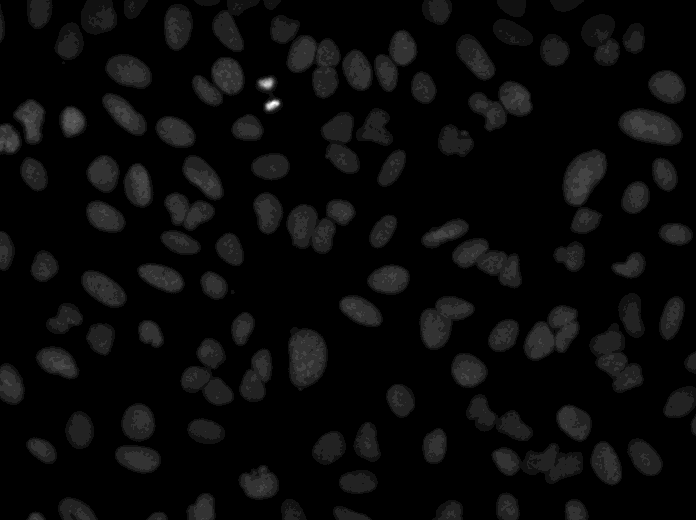
#> input picture 3-Post-processing/Quantify-nuclei/Data/IXMtest_C05_s7_w1F71963FB-8F29-41CB-A5F5-07CB9584BBC5.tif, 696 x 520 px
$ python segment_script.py Data/IXMtest_C05_s7_w1F71963FB-8F29-41CB-A5F5-07CB9584BBC5.tif
#> lines starting #> are read from the running program, lines starting #| are printed output that depends on the picture; after the words box and inside, x2 and y2 are one past the last pixel; in counts of white or black regions, pixels touching at a corner belong together
#!/usr/bin/env python3

import cv2
import numpy as np
import matplotlib.pyplot as plt
import pandas as pd
import sys
from skimage import segmentation, color, measure

arg = sys.argv[1]

img = cv2.imread(arg) #  "Data/CD36P-231-6-DAPI.tif"
#> img is the input picture: shape (520, 696, 3); min 0, max 15, mean 0.572

def show_img(img):
    fig = plt.figure(figsize=(15,15))
    ax = fig.add_subplot(111)
    cells=img[:,:, 0]  # this line shows the tif image
    ax.imshow(cells,cmap='gray')

show_img(img) # this even shows the .tiff image

# Slice the channel
img.shape
cells=img[:,:, 0]
cells.shape

#Threshold image to binary using OTSU. ALl thresholded pixels will be set to 255
ret1, thresh = cv2.threshold(cells, 0, 255, cv2.THRESH_BINARY+cv2.THRESH_OTSU)
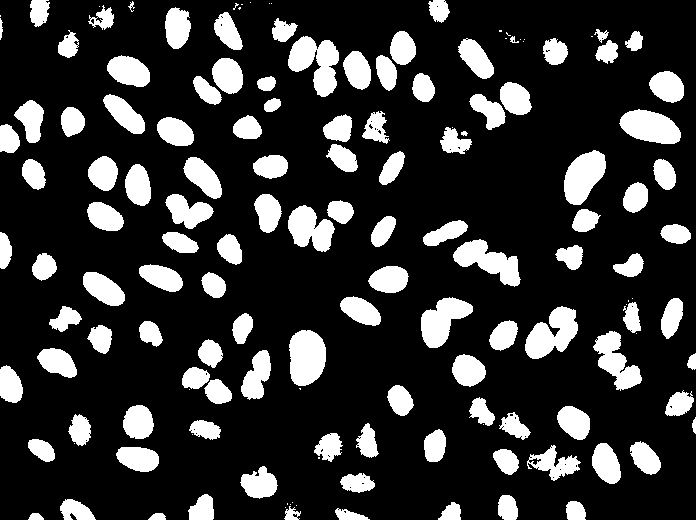
#> thresh: shape (520, 696); 20.2% white; 149 white regions (31 under 20 px), largest, box (x1, y1, x2, y2) and area: (288, 36, 339, 97) 1790, (289, 330, 326, 386) 1688, (525, 306, 578, 359) 1675
#> ret1 = 1
thresh.shape
plt.imshow(thresh)

# Morphological operations to remove small noise - Using Erosion and Dilation
kernel = np.ones((3,3),np.uint8)
opening = cv2.morphologyEx(thresh,cv2.MORPH_OPEN,kernel, iterations = 5)
#> opening: shape (520, 696); 17.6% white; 111 white regions, largest, box (x1, y1, x2, y2) and area: (290, 331, 326, 385) 1664, (564, 152, 605, 204) 1511, (621, 110, 680, 144) 1508
# Remove the cell touching the edges
opening = segmentation.clear_border(opening)
# Find sure background
sure_bg = cv2.dilate(opening,kernel,iterations=10)
#> sure_bg: shape (520, 696); 51.7% white; 2 black regions, box (x1, y1, x2, y2) and area: (0, 0, 696, 520) 174520, (231, 351, 243, 373) 166

# Apply distance transform
distance_transform = cv2.distanceTransform(opening,cv2.DIST_L2,5)

# Threshold the distance transform by starting at half it's max value
# Find sure foreground
ret2, sure_fg = cv2.threshold(distance_transform,0.5 * distance_transform.max(), 255, 0)
#> sure_fg: shape (520, 696) float32; 1.5% white; 84 white regions (38 under 20 px), largest, box (x1, y1, x2, y2) and area: (299, 340, 317, 376) 562, (573, 161, 596, 195) 436, (630, 119, 671, 135) 408
#> ret2 = 9

# Find Unknown region
sure_fg = np.uint8(sure_fg)
unknown = cv2.subtract(sure_bg,sure_fg)
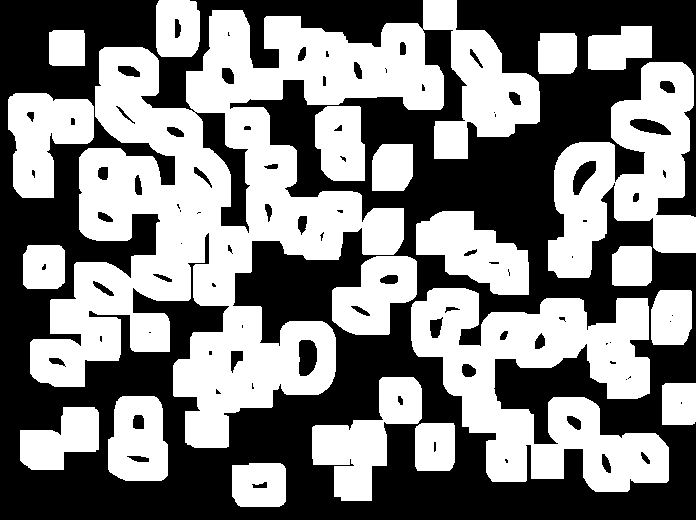
#> unknown: shape (520, 696); 50.2% white; 86 black regions (38 under 20 px), largest, box (x1, y1, x2, y2) and area: (0, 0, 696, 520) 174520, (299, 340, 317, 376) 562, (573, 161, 596, 195) 436

# Create a marker and label the regions inside.
ret3, markers = cv2.connectedComponents(sure_fg)
#> markers: shape (520, 696) int32; 85 distinct labels, from 0 to 84
#> ret3 = 85

# Add 15 to all labels so that sure background is not 0, but 15
markers = markers + 15
#> markers: shape (520, 696) int32; 85 distinct labels, from 15 to 99

# Mark the region of unknown with zero
markers[unknown==255] = 0
#> markers: shape (520, 696) int32; 86 distinct labels, from 0 to 99

# Watershed algorithm
markers = cv2.watershed(img,markers)
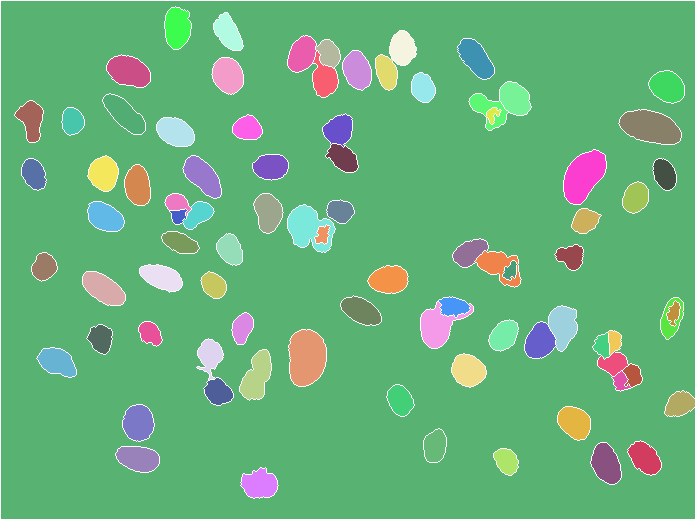
#> markers: shape (520, 696) int32; 86 distinct labels, from -1 to 99; one colour per label, 0 black, -1 white

# Set boundaries in pink color
img[markers == -1] = [0,255,255]
#> img: shape (520, 696, 3); 2.7% of pixels changed, all inside (x1, y1, x2, y2) = (0, 0, 696, 520)
plt.imshow(img)

img2 = color.label2rgb(markers, bg_label=0)
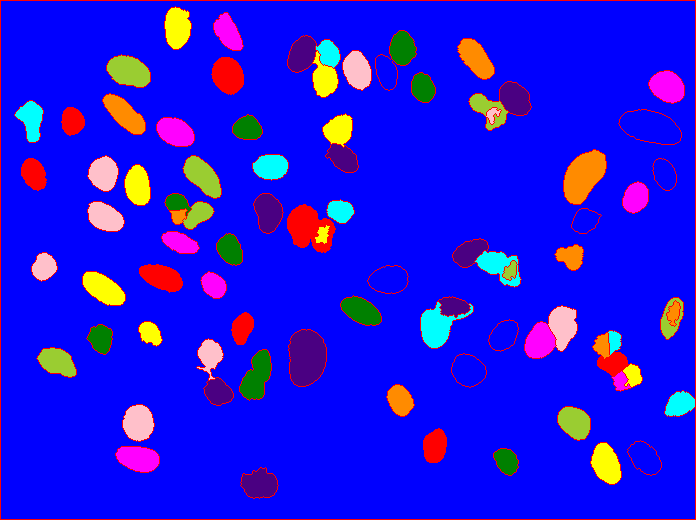
#> img2: shape (520, 696, 3) float64; mean R, G, B 0.115, 0.0656, 0.891
plt.imshow(img2)

# Start : Find the stats
pixels_to_um=0.454
props = measure.regionprops_table(markers, cells,
properties=['label', 'area', 'equivalent_diameter', 'mean_intensity', 'solidity', 'orientation', 'perimeter'])
#> props = 7 items
df = pd.DataFrame(props)
#> df = table of 85 rows and 7 columns

df = df[df['area'] > 50]
print(df.head())
#> (printed output is left out)

df['area_sq_microns'] = df['area'] * (pixels_to_um**2)
df['equivalent_diameter_microns'] = df['equivalent_diameter'] * (pixels_to_um)
print(df.head())
#> (printed output is left out)
df.to_excel('data_to_excel.xlsx', sheet_name='measurements')
# End : Find the stats

# Start : Label the image
#thresholding a color image, here keeping only the yellow in the image
th=cv2.inRange(img,(0,255,255),(0,255,255)).astype(np.uint8)
#> th: shape (520, 696); 2.7% white in thin lines or dots

#inverting the image so components become 255 seperated by 0 borders.
th=cv2.bitwise_not(th)
#> th: shape (520, 696); 97.3% white; black in thin lines or dots

#calling connectedComponentswithStats to get the size of each component
nb_comp,output,sizes,centroids=cv2.connectedComponentsWithStats(th,connectivity=4)
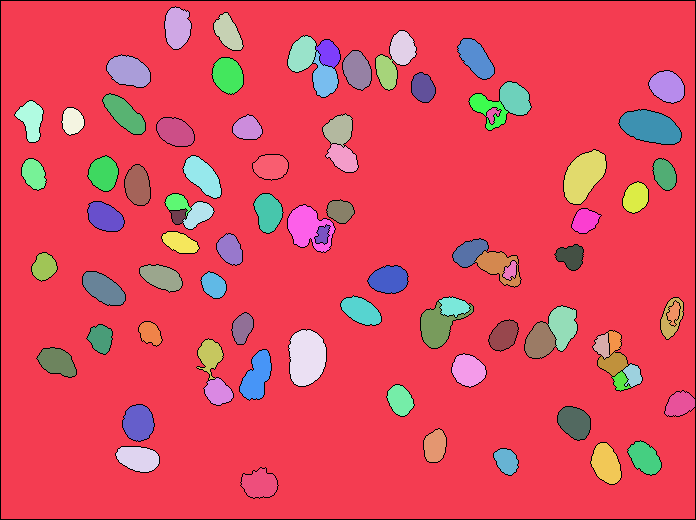
#> output: shape (520, 696) int32; 86 distinct labels, from 0 to 85; one colour per label, 0 black
#> nb_comp = 86; sizes = 86 rows, first 6: [0, 0, 696, 520, 9765], [1, 1, 694, 518, 297399], [165, 7, 26, 42, 845], [214, 13, 29, 37, 651], [390, 31, 26, 34, 659], [288, 36, 28, 36, 735]; centroids = 86 pairs, first value 30.69 to 679.5, second value 27.24 to 483.7

#taking away the background
nb_comp-=1; sizes=sizes[0:,-1]; centroids=centroids[1:,:]
#> after `nb_comp -= 1`: nb_comp = 85
#> after `sizes = sizes[0:, -1]`: sizes = 86 values, max 297399 at index 1, min 109 at index 20, mean 4208.4
#> after `centroids = centroids[1:, :]`: centroids = 85 pairs, first value 30.69 to 679.5, second value 27.24 to 483.7
bins = list(range(np.amax(sizes)))

#plot distribution of your cell sizes.
numbers = sorted(sizes)
#> numbers = 86 values from 109 to 297399

plt.hist(sizes,numbers)
cv2.imwrite("image_with_boder.jpg", img)

labels = np.unique(markers)
#> labels = 86 values from -1 to 99
for label in labels:
    y, x = np.nonzero(markers == label)
    cx = int(np.mean(x))
    cy = int(np.mean(y))
    color = (255, 255, 255)
    img[markers == label] = np.random.randint(0, 255, size=3)
    cv2.circle(img, (cx, cy), 2, color=color, thickness=-1)
    cv2.putText(img, f"{label}", (cx, cy), cv2.FONT_HERSHEY_SIMPLEX, 0.35, color, 1, cv2.LINE_AA)
#> this loop made 86 passes
#> (label, cx, cy) on passes 1 to 12: (-1, 349, 246), (15, 347, 263), (16, 177, 27), (17, 227, 32), (18, 402, 47), (19, 301, 53), (20, 475, 58), (21, 328, 53), (22, 356, 69), (23, 128, 70), (24, 227, 75), (25, 385, 71)
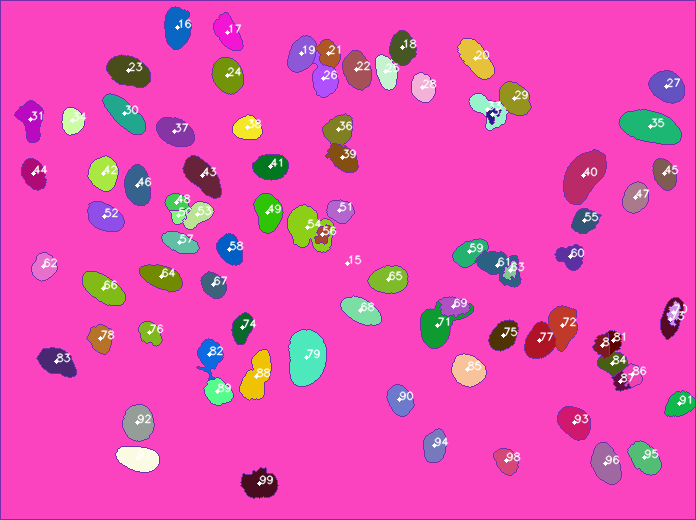
#> img: shape (520, 696, 3); mean B, G, R 180.8, 77.4, 229.8

cv2.imwrite("output.jpg", img)
# End : Label the image
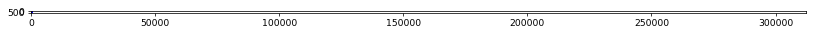
#> figure drawn by matplotlib, 1 panel; B, G, R data is drawn as R, G, B

$ run again, on 3-Post-processing/Quantify-nuclei/Data/IXMtest_D02_s8_w1AC6783DF-ED35-4818-8091-E6D02AF4BFBD.tif
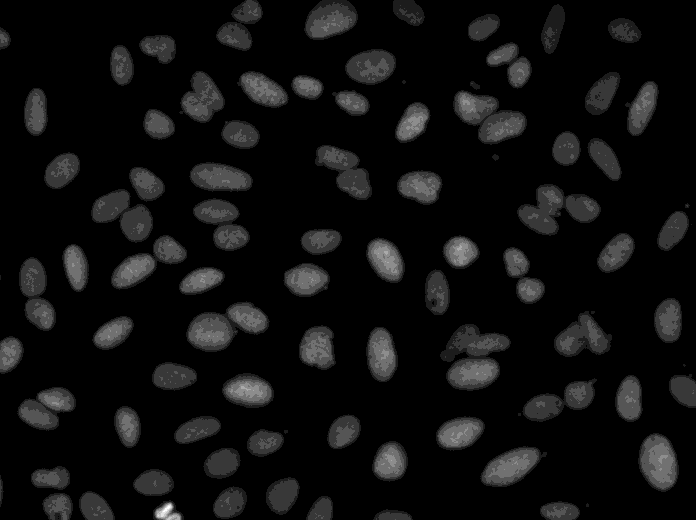
#> input picture 3-Post-processing/Quantify-nuclei/Data/IXMtest_D02_s8_w1AC6783DF-ED35-4818-8091-E6D02AF4BFBD.tif, 696 x 520 px
#> img is the input picture: shape (520, 696, 3); min 0, max 9, mean 0.546
#> thresh: shape (520, 696); 18.6% white; 110 white regions (20 under 20 px), largest, box (x1, y1, x2, y2) and area: (640, 434, 677, 490) 1576, (482, 448, 539, 486) 1410, (19, 388, 74, 429) 1366
#> ret1 = 1
#> sure_bg: shape (520, 696); 48.1% white; 34 white regions, largest, box (x1, y1, x2, y2) and area: (136, 42, 403, 258) 22448, (84, 159, 276, 398) 19138, (168, 367, 290, 520) 10385
#> ret2 = 9
#> unknown: shape (520, 696); 46.1% white; 34 white regions, largest, box (x1, y1, x2, y2) and area: (136, 42, 403, 258) 21434, (84, 159, 276, 398) 18103, (496, 177, 642, 311) 10131
#> ret3 = 76
#> props = 7 items
#> df = table of 76 rows and 7 columns
#> (printed output is left out)
#> (printed output is left out)
#> `nb_comp,output,sizes,centroids=cv2.connectedComponentsWithStats(th,con..`:
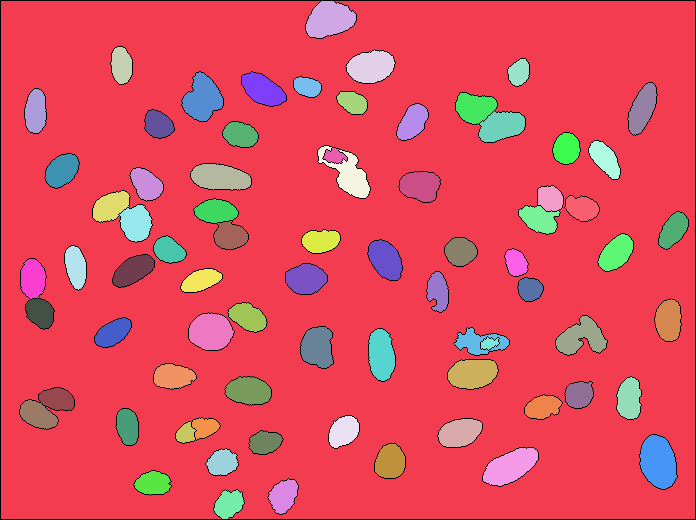
#> output: shape (520, 696) int32; 77 distinct labels, from 0 to 76; one colour per label, 0 black
#> `nb_comp,output,sizes,centroids=cv2.connectedComponentsWithStats(th,con..`: nb_comp = 77; sizes = 77 rows, first 6: [0, 0, 696, 520, 9711], [1, 1, 694, 518, 294344], [306, 1, 50, 37, 1340], [111, 47, 21, 37, 613], [346, 50, 49, 33, 1189], [508, 59, 21, 27, 428]; centroids = 77 pairs, first value 32.41 to 673, second value 19.19 to 503.8
#> `nb_comp -= 1`: nb_comp = 76
#> `sizes = sizes[0:, -1]`: sizes = 77 values, max 294344 at index 1, min 145 at index 55, mean 4700.3
#> `centroids = centroids[1:, :]`: centroids = 76 pairs, first value 32.41 to 673, second value 19.19 to 503.8
#> numbers = 77 values from 145 to 294344
#> labels = 77 values from -1 to 90
#> the loop `for label in labels:` made 77 passes
#> (label, cx, cy) on passes 1 to 8: (-1, 342, 268), (15, 348, 257), (16, 329, 19), (17, 370, 66), (18, 121, 64), (19, 518, 72), (20, 262, 89), (21, 202, 98)
#> `# End : Label the image`:
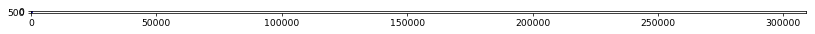
#> figure drawn by matplotlib, 1 panel; B, G, R data is drawn as R, G, B

$ run again, on 3-Post-processing/Quantify-nuclei/Data/IXMtest_D04_s2_w1E05C134E-BAFE-4FD7-8116-2D05E0839879.tif
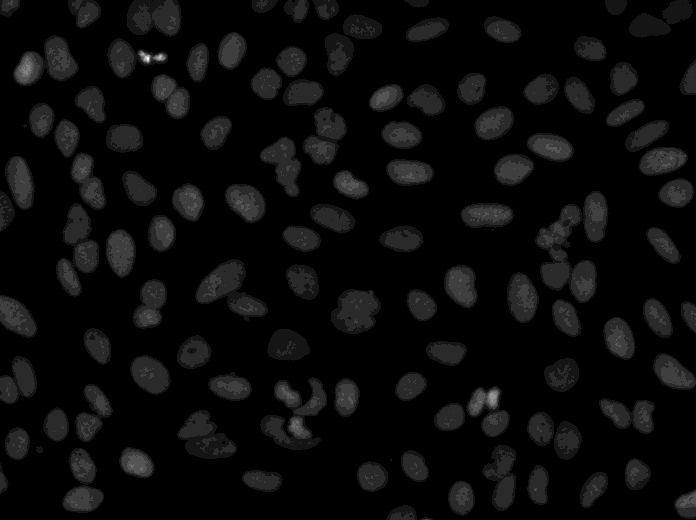
#> input picture 3-Post-processing/Quantify-nuclei/Data/IXMtest_D04_s2_w1E05C134E-BAFE-4FD7-8116-2D05E0839879.tif, 696 x 520 px
#> img is the input picture: shape (520, 696, 3); min 0, max 12, mean 0.53
#> thresh: shape (520, 696); 19% white; 182 white regions (56 under 20 px), largest, box (x1, y1, x2, y2) and area: (537, 206, 580, 288) 1504, (261, 138, 300, 196) 1121, (337, 291, 378, 331) 1090
#> ret1 = 1
#> sure_bg: shape (520, 696); 49.5% white; 34 white regions, largest, box (x1, y1, x2, y2) and area: (6, 0, 212, 336) 30997, (144, 0, 376, 259) 27471, (501, 185, 616, 343) 12039
#> ret2 = 7.1
#> unknown: shape (520, 696); 47.1% white; 34 white regions, largest, box (x1, y1, x2, y2) and area: (6, 0, 212, 336) 29278, (144, 0, 376, 259) 26025, (501, 185, 616, 343) 11265
#> ret3 = 99
#> props = 7 items
#> df = table of 99 rows and 7 columns
#> (printed output is left out)
#> (printed output is left out)
#> `nb_comp,output,sizes,centroids=cv2.connectedComponentsWithStats(th,con..`:
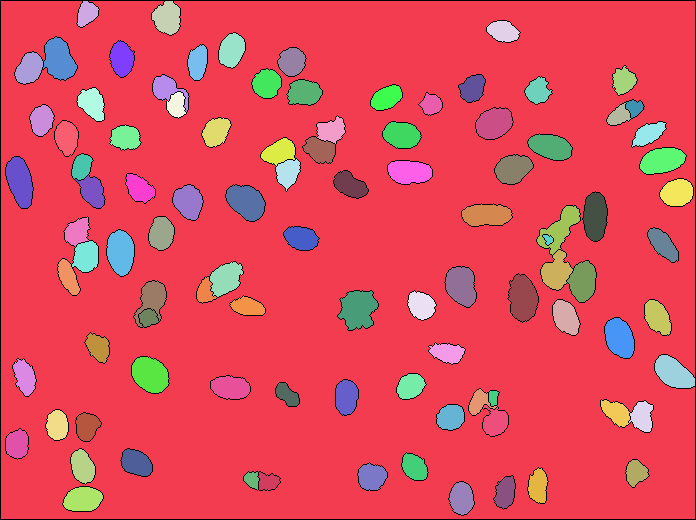
#> output: shape (520, 696) int32; 100 distinct labels, from 0 to 99; one colour per label, 0 black
#> `nb_comp,output,sizes,centroids=cv2.connectedComponentsWithStats(th,con..`: nb_comp = 100; sizes = 100 rows, first 6: [0, 0, 696, 520, 10759], [1, 1, 694, 518, 292421], [77, 1, 22, 26, 375], [152, 1, 28, 34, 707], [487, 21, 33, 21, 502], [219, 33, 26, 35, 672]; centroids = 100 pairs, first value 16.78 to 676.7, second value 13.1 to 499
#> `nb_comp -= 1`: nb_comp = 99
#> `sizes = sizes[0:, -1]`: sizes = 100 values, max 292421 at index 1, min 61 at index 54, mean 3619.2
#> `centroids = centroids[1:, :]`: centroids = 99 pairs, first value 16.78 to 676.7, second value 13.1 to 499
#> numbers = 100 values from 61 to 292421
#> labels = 100 values from -1 to 113
#> the loop `for label in labels:` made 100 passes
#> (label, cx, cy) on passes 1 to 8: (-1, 337, 250), (15, 350, 262), (16, 166, 17), (17, 86, 13), (18, 502, 30), (19, 231, 49), (20, 58, 59), (21, 121, 58)
#> `# End : Label the image`:
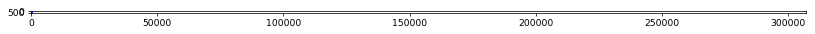
#> figure drawn by matplotlib, 1 panel; B, G, R data is drawn as R, G, B

$ run again, on 3-Post-processing/Quantify-nuclei/Data/IXMtest_D04_s9_w17B6268DB-8215-4DC6-943C-CC009A8A5732.tif
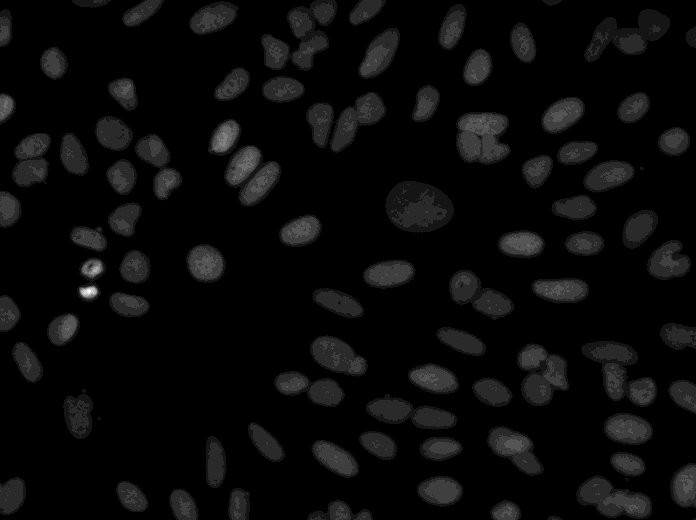
#> input picture 3-Post-processing/Quantify-nuclei/Data/IXMtest_D04_s9_w17B6268DB-8215-4DC6-943C-CC009A8A5732.tif, 696 x 520 px
#> img is the input picture: shape (520, 696, 3); min 0, max 12, mean 0.497
#> thresh: shape (520, 696); 17.3% white; 140 white regions (41 under 20 px), largest, box (x1, y1, x2, y2) and area: (458, 113, 509, 163) 2008, (519, 345, 567, 404) 1631, (580, 478, 651, 517) 1561
#> ret1 = 1
#> sure_bg: shape (520, 696); 43.1% white; 29 white regions, largest, box (x1, y1, x2, y2) and area: (6, 70, 189, 388) 26682, (305, 266, 519, 514) 19857, (208, 0, 392, 154) 13518
#> ret2 = 8.39
#> unknown: shape (520, 696); 41.5% white; 29 white regions, largest, box (x1, y1, x2, y2) and area: (6, 70, 189, 388) 26030, (305, 266, 519, 514) 19215, (208, 0, 392, 154) 13188
#> ret3 = 77
#> props = 7 items
#> df = table of 77 rows and 7 columns
#> (printed output is left out)
#> (printed output is left out)
#> output: shape (520, 696) int32; 78 distinct labels, from 0 to 77
#> `nb_comp,output,sizes,centroids=cv2.connectedComponentsWithStats(th,con..`: nb_comp = 78; sizes = 78 rows, first 6: [0, 0, 696, 520, 9185], [1, 1, 694, 518, 303949], [191, 4, 44, 29, 865], [289, 10, 23, 28, 415], [440, 11, 23, 37, 577], [512, 26, 23, 35, 578]; centroids = 78 pairs, first value 26.92 to 673.9, second value 18.5 to 505.5
#> `nb_comp -= 1`: nb_comp = 77
#> `sizes = sizes[0:, -1]`: sizes = 78 values, max 303949 at index 1, min 100 at index 68, mean 4640
#> `centroids = centroids[1:, :]`: centroids = 77 pairs, first value 26.92 to 673.9, second value 18.5 to 505.5
#> numbers = 78 values from 100 to 303949
#> labels = 78 values from -1 to 91
#> the loop `for label in labels:` made 78 passes
#> (label, cx, cy) on passes 1 to 8: (-1, 372, 253), (15, 341, 261), (16, 212, 18), (17, 299, 22), (18, 451, 29), (19, 522, 43), (20, 631, 43), (21, 275, 52)
#> `# End : Label the image`:
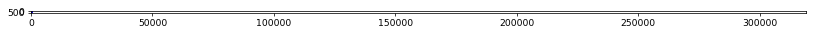
#> figure drawn by matplotlib, 1 panel; B, G, R data is drawn as R, G, B
